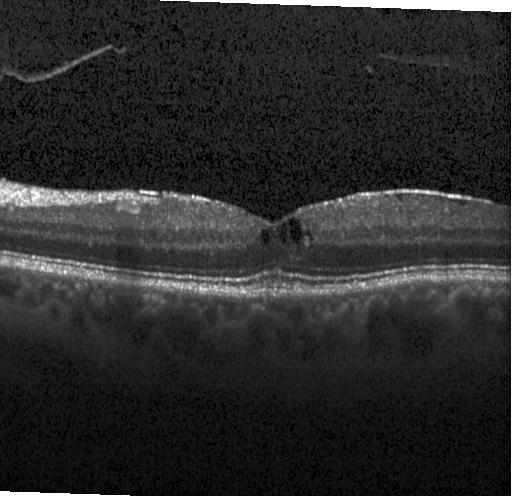
#> input picture images/TRAIN/DME/DME-11053-1.jpeg, 512 x 496 px; its folder holds 4 pictures in this run
$ jupyter execute --allow-errors DME_DETECTION.ipynb   (shell and % lines are left out)   (older library calls are emulated)
#> lines starting #> are read from the running program, lines starting #| are printed output that depends on the picture; after the words box and inside, x2 and y2 are one past the last pixel; in counts of white or black regions, pixels touching at a corner belong together; pictures that were not available may be replaced by others from this repository, and a replacement may not be noted
# DME DETECTION

[cell 1]
import os
import numpy as np
import cv2 # OpenCV
from sklearn.svm import SVC # SVM klasifikator
from sklearn.metrics import accuracy_score
from sklearn.model_selection import train_test_split
from sklearn.neighbors import KNeighborsClassifier # KNN
from sklearn.ensemble import RandomForestClassifier #RF klasifikator
import matplotlib.pyplot as plt
import skimage as sk
from skimage import transform
from skimage import util
from skimage import io
import random
from scipy import ndarray

[cell 2]
def load_image(path):
#> called with path = 'images/TRAIN/DME/DME-11053-1.jpeg'
    return cv2.imread(path)
#> returned value is the input picture: shape (496, 512, 3); min 0, max 255, mean 42.9

def display_image(image):
    plt.imshow(image, 'gray')

def image_gray(image):
    return cv2.cvtColor(image, cv2.COLOR_RGB2GRAY)

def image_bin(image_gs):
    height, width = image_gs.shape[0:2]
    image_binary = np.ndarray((height, width), dtype=np.uint8)
    ret,image_bin = cv2.threshold(image_gs, 200, 255, cv2.THRESH_BINARY)
    return image_bin

def image_bin_histogram(img):
    ret, image_bin = cv2.threshold(img, 80, 1, cv2.THRESH_BINARY)
    return image_bin

def invert(image):
    return 255-image

def resize_image(image):
    resized_image = sk.transform.resize(image, (100, 100), mode='constant')
    rescaled_image = 255 * resized_image
    final_image = rescaled_image.astype(np.uint8)
    return final_image

def resize_image25(image):
    resized_image = sk.transform.resize(image, (25, 25))
    rescaled_image = 255 * resized_image
    final_image = rescaled_image.astype(np.uint8)
    return final_image

def resize_imageX(image, x):
    resized_image = sk.transform.resize(image, (x, x), mode='constant')
    rescaled_image = 255 * resized_image
    final_image = rescaled_image.astype(np.uint8)
    return final_image

def random_rotation(img):
    random_degree = random.uniform(10, 180)
    return sk.transform.rotate(img, random_degree)

def increase_brightness(img):
    hsv = cv2.cvtColor(img, cv2.COLOR_BGR2HSV)
    h, s, v = cv2.split(hsv)

    value = random.randint(0, 100)
    lim = 255 - value
    v[v > lim] = 255
    v[v <= lim] += value

    final_hsv = cv2.merge((h, s, v))
    img = cv2.cvtColor(final_hsv, cv2.COLOR_HSV2BGR)
    return img

def reshape_data(input_data):
    nsamples, nx, ny = input_data.shape
    return input_data.reshape((nsamples, nx*ny))

# Učitavanje trening skupa slika

[cell 3]
train_dir_dme = 'images/TRAIN/DME'
train_dir_normal = 'images/TRAIN/NORMAL'

nor_imgs = []
dme_imgs = []

folder_path = 'images/edited'

for img_name in os.listdir(train_dir_normal):
    img_path = os.path.join(train_dir_normal, img_name)
    if 'NORMAL' in img_name:
        img = load_image(img_path)
        if img.shape[1] != 512:
            img=img[:,128:640]
        img = img[:, 10:490]
        img2 = (image_bin(image_gray(img)))
        proba, contours, hierarchy = cv2.findContours(img2.copy(), cv2.RETR_LIST, cv2.CHAIN_APPROX_SIMPLE)
        if (len(contours) != 0) :
            c = max(contours, key = cv2.contourArea)
            x, y, w, h = cv2.boundingRect(c)
            visina = y + h/2
            if (visina > 0 and visina < 60) or (visina > 400 and visina < 496) :
                #cv2.drawContours(img,[c],0,(255,0,0),7)
                cv2.fillPoly(img, pts =[c], color=(0,0,0))
            elif (h == img.shape[0]):
                #cv2.drawContours(img,[c],0,(0,0,255),7)
                cv2.fillPoly(img, pts =[c], color=(0,0,0))
            elif (h > img.shape[0] / 2):
                #cv2.drawContours(img,[c],0,(255,0,255),7)
                cv2.fillPoly(img, pts =[c], color=(0,0,0))
            elif (x == 0 and y == 0):
                #cv2.drawContours(img,[c],0,(255,255,0),7)
                cv2.fillPoly(img, pts =[c], color=(0,0,0))
            #else:
                #cv2.drawContours(img,[c],0,(0,255,0),7)
        nor_imgs.append(img)
        new_file_path = '%s/%s.jpeg' %(folder_path, img_name[:-5])
        img = resize_image(img)
        io.imsave(new_file_path, img)

for img_name in os.listdir(train_dir_dme):
    img_path = os.path.join(train_dir_dme, img_name)
    if 'DME' in img_name:
        img = load_image(img_path)
        if img.shape[1] != 512:
            img=img[:,128:640]
        img = img[:, 10:490]
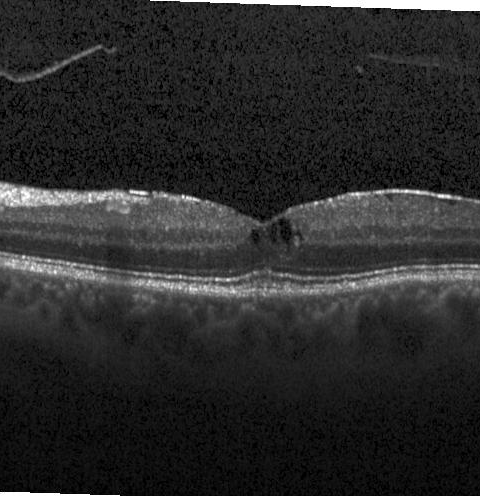
#> img: shape (496, 480, 3); min 0, max 255, mean 42.5
        img2 = (image_bin(image_gray(img)))
#> in image_bin, `height, width = image_gs.shape[0:2]`: height = 496; width = 480
#> in image_bin, `image_binary = np.ndarray((height, width), dtype=np.uint8)`:
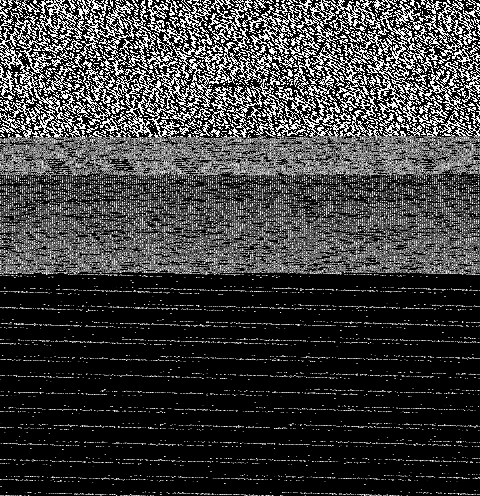
#> image_binary: shape (496, 480); min 0, max 255, mean 61.1
#> in image_bin, `ret,image_bin = cv2.threshold(image_gs, 200, 255, cv2.THRESH_BINARY)`:
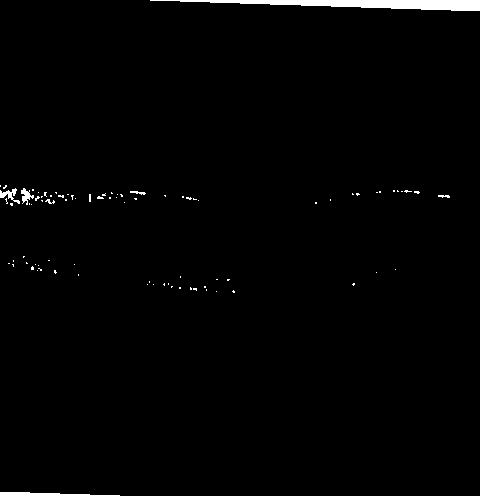
#> image_bin: shape (496, 480); 1.2% white; 85 white regions (78 under 20 px)
        proba2, contours, hierarchy = cv2.findContours(img2.copy(), cv2.RETR_LIST, cv2.CHAIN_APPROX_SIMPLE)
#> contours = 85 contours, 81 with area under 20; largest, box (x1, y1, x2, y2) and area: (150, 0, 480, 11) 1639, (0, 492, 120, 496) 178, (0, 188, 20, 204) 80, (21, 188, 34, 205) 72
        if (len(contours) != 0) :
            c = max(contours, key = cv2.contourArea)
#> c = contour of 23 points, box (x1, y1, x2, y2) (150, 0, 480, 11), area 1639
            x, y, w, h = cv2.boundingRect(c)
#> x = 150; y = 0; w = 330; h = 11
            visina = y + h/2
#> visina = 5.5
            if (visina > 0 and visina < 100) or (visina > 350 and visina < 496) :
                #cv2.drawContours(img,[c],0,(255,0,0),7)
                cv2.fillPoly(img, pts =[c], color=(0,0,0))
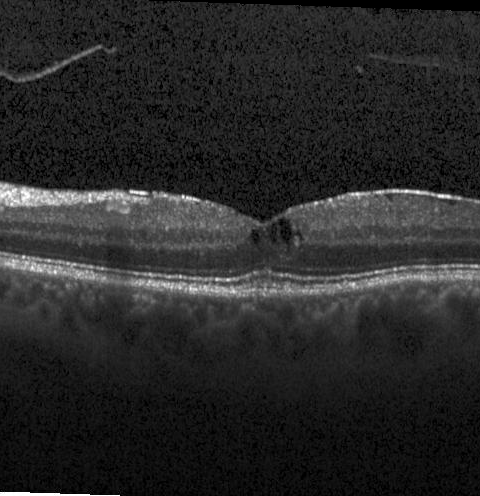
#> img: shape (496, 480, 3); 0.83% of pixels changed, all inside (x1, y1, x2, y2) = (150, 0, 480, 11)
            elif (h == img.shape[0]):
                #cv2.drawContours(img,[c],0,(0,0,255),7)
                cv2.fillPoly(img, pts =[c], color=(0,0,0))
            elif (h > img.shape[0] / 2):
                #cv2.drawContours(img,[c],0,(255,0,255),7)
                cv2.fillPoly(img, pts =[c], color=(0,0,0))
            elif (x == 0 and y == 0):
                #cv2.drawContours(img,[c],0,(255,255,0),7)
                cv2.fillPoly(img, pts =[c], color=(0,0,0))
            #else:
               # cv2.drawContours(img,[c],0,(0,255,0),7)
        dme_imgs.append(img)
        new_file_path = '%s/%s.jpeg' %(folder_path, img_name[:-5])
        img = resize_image(img)
#> in resize_image, `resized_image = sk.transform.resize(image, (100, 100), mode='constant')`:
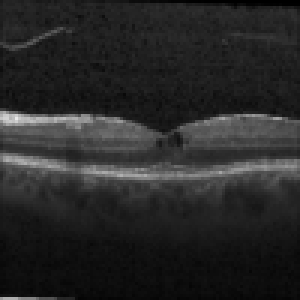
#> resized_image: shape (100, 100, 3) float64 (shown 3 times larger); min 0, max 0.91, mean 0.158
        io.imsave(new_file_path, img)
#> pass 2 of the loop `for img_name in os.listdir(train_dir_dme):`:
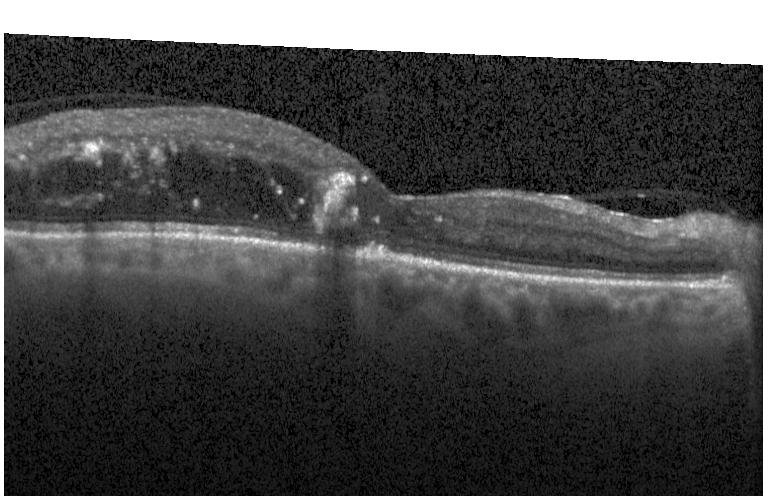
#> input picture images/TRAIN/DME/DME-1430899-1.jpeg, 768 x 496 px
#> in load_image, returned value is the input picture: shape (496, 768, 3); min 0, max 255, mean 74.9
#> in image_bin (call 2), `ret,image_bin = cv2.threshold(image_gs, 200, 255, cv2.THRESH_BINARY)`:
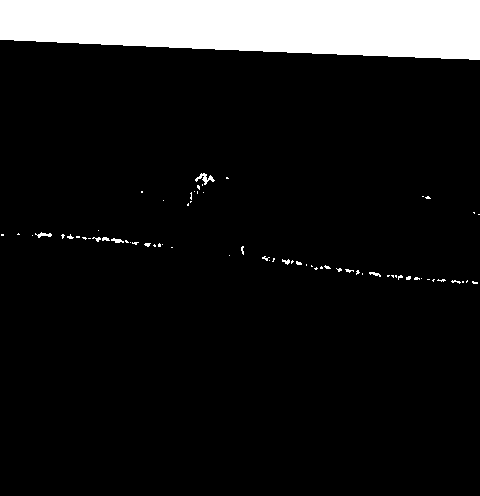
#> image_bin: shape (496, 480); 10.5% white; 70 white regions (62 under 20 px)
#> contours = 70 contours, 66 with area under 20; largest, box (x1, y1, x2, y2) and area: (0, 0, 480, 60) 23625, (195, 173, 215, 185) 64, (35, 232, 52, 238) 30, (111, 238, 124, 243) 24
#> c = contour of 44 points, box (x1, y1, x2, y2) (0, 0, 480, 60), area 23625
#> x = 0; w = 480; h = 60
#> visina = 30
#> pass 3 of the loop `for img_name in os.listdir(train_dir_dme):`:
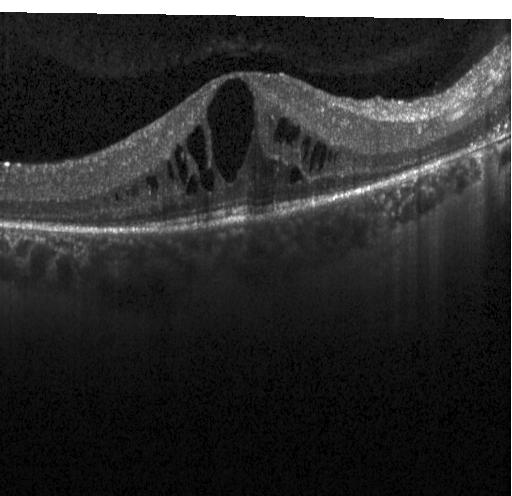
#> input picture images/TRAIN/DME/DME-1479682-1.jpeg, 512 x 496 px
#> in load_image, returned value is the input picture: shape (496, 512, 3); min 0, max 255, mean 43.6
#> in image_bin (call 3), `ret,image_bin = cv2.threshold(image_gs, 200, 255, cv2.THRESH_BINARY)`:
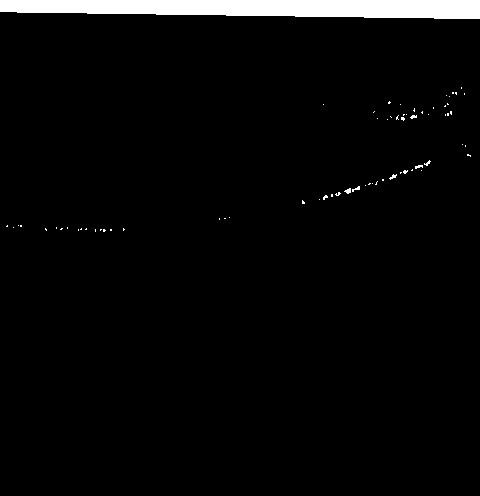
#> image_bin: shape (496, 480); 3.3% white; 69 white regions (64 under 20 px)
#> contours = 69 contours, 68 with area under 20; largest, box (x1, y1, x2, y2) and area: (0, 0, 480, 19) 7046
#> c = contour of 18 points, box (x1, y1, x2, y2) (0, 0, 480, 19), area 7046
#> h = 19
#> visina = 9.5
#> the loop made 4 passes; the first 3 are shown


print("Normal images #: ", len(nor_imgs))
print("DME images #: ", len(dme_imgs))

# Učitavanje test skupa slika

[cell 4]
test_dir_dme = 'images/TEST/DME'
#> test_dir_dme = 'images/TEST/DME'
test_dir_normal = 'images/TEST/NORMAL'

nor_imgs_test = []
dme_imgs_test = []

folder_path_test = 'images/edited_test'

for img_name in os.listdir(test_dir_normal):
    img_path = os.path.join(test_dir_normal, img_name)
    if 'NORMAL' in img_name:
        img = load_image(img_path)
        if img.shape[1] != 512:
            img=img[:,128:640]
        img = img[:, 10:490]
        img2 = (image_bin(image_gray(img)))
        proba, contours, hierarchy = cv2.findContours(img2.copy(), cv2.RETR_LIST, cv2.CHAIN_APPROX_SIMPLE)
        c = max(contours, key = cv2.contourArea)
        x, y, w, h = cv2.boundingRect(c)
        visina = y + h/2
        if (visina > 0 and visina < 60) or (visina > 400 and visina < 496) :
            #cv2.drawContours(img,[c],0,(255,0,0),7)
            cv2.fillPoly(img, pts =[c], color=(0,0,0))
        new_file_path = '%s/%s.jpeg' %(folder_path_test, img_name[:-5])
        img = resize_image(img)
        nor_imgs_test.append(img)
        io.imsave(new_file_path, img)

for img_name in os.listdir(test_dir_dme):
    img_path = os.path.join(test_dir_dme, img_name)
    if 'DME' in img_name:
        img = load_image(img_path)
        if img.shape[1] != 512:
            img=img[:,128:640]
        img = img[:, 10:490]
        img2 = (image_bin(image_gray(img)))
#> in image_bin (call 5), `image_binary = np.ndarray((height, width), dtype=np.uint8)`:
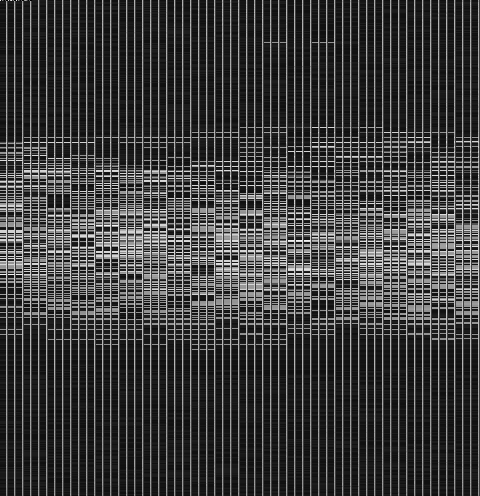
#> image_binary: shape (496, 480); min 0, max 246, mean 64.5
        proba2, contours, hierarchy = cv2.findContours(img2.copy(), cv2.RETR_LIST, cv2.CHAIN_APPROX_SIMPLE)
        c = max(contours, key = cv2.contourArea)
        x, y, w, h = cv2.boundingRect(c)
        visina = y + h/2
        if (visina > 0 and visina < 100) or (visina > 350 and visina < 496) :
            #cv2.drawContours(img,[c],0,(255,0,0),7)
            cv2.fillPoly(img, pts =[c], color=(0,0,0))
        new_file_path = '%s/%s.jpeg' %(folder_path_test, img_name[:-5])
#> new_file_path = 'images/edited_test/DME-11053-1.jpeg'
        img = resize_image(img)
        dme_imgs_test.append(img)
        io.imsave(new_file_path, img)
#> pass 2 of the loop `for img_name in os.listdir(test_dir_dme):`:
#> in image_bin (call 6), `image_binary = np.ndarray((height, width), dtype=np.uint8)`:
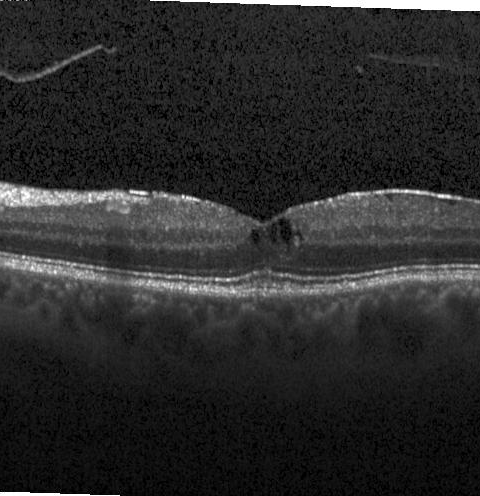
#> image_binary: shape (496, 480); min 0, max 255, mean 42.5
#> new_file_path = 'images/edited_test/DME-1430899-1.jpeg'
#> pass 3 of the loop `for img_name in os.listdir(test_dir_dme):`:
#> in image_bin (call 7), `image_binary = np.ndarray((height, width), dtype=np.uint8)`:
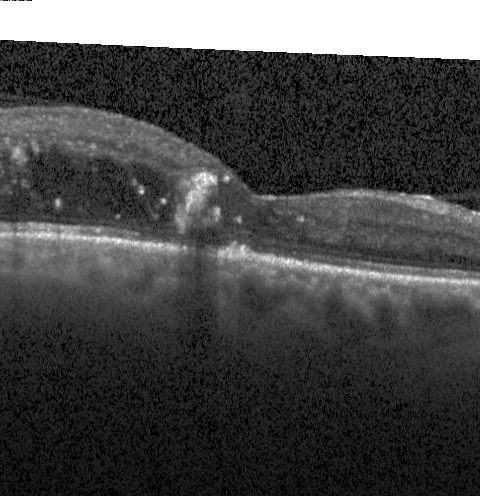
#> image_binary: shape (496, 480); min 0, max 255, mean 72.3
#> new_file_path = 'images/edited_test/DME-1479682-1.jpeg'
#> the loop made 4 passes; the first 3 are shown


print("Normal test images #: ", len(nor_imgs_test))
print("DME test images #: ", len(dme_imgs_test))

# SA AUGMENTACIJOM

# Augmentacija slika

[cell 5]
edited_dir = 'images/edited'
#> edited_dir = 'images/edited'
augmented_dir = 'images/augmented'

augmented_imgs_nor = []
augmented_imgs_dme = []

num_normal = 0
num_dme = 0

#> (the rest of this cell did not finish here and is left out)

#> in random_rotation, `return sk.transform.rotate(img, random_degree)`:
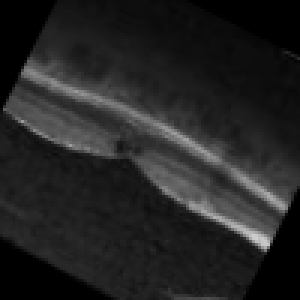
#> returned value: shape (100, 100, 3) float64 (shown 3 times larger); min 0, max 0.813, mean 0.142
        new_file_path = '%s/DME_%s.jpeg' %(augmented_dir, num_dme)
        io.imsave(new_file_path, rot_image)
        rot_image = rot_image.astype(np.uint8)
        augmented_imgs_dme.append(rot_image)

        num_dme += 1
        bri_image = increase_brightness(img)
        augmented_imgs_dme.append(bri_image)
        new_file_path = '%s/DME_%s.jpeg' %(augmented_dir, num_dme)
        io.imsave(new_file_path, bri_image)

        num_dme += 1
        bri_image = increase_brightness(img)
        bri_rot_image = random_rotation(bri_image)
        new_file_path = '%s/DME_%s.jpeg' %(augmented_dir, num_dme)
        io.imsave(new_file_path, bri_rot_image)
        bri_rot_image = bri_rot_image.astype(np.uint8)
        augmented_imgs_dme.append(bri_rot_image)

    else :
        num_normal += 1
        augmented_imgs_nor.append(img)
        new_file_path = '%s/NORMAL_%s.jpeg' %(augmented_dir, num_normal)
        io.imsave(new_file_path, img)

        num_normal += 1
        rot_image = random_rotation(img)
        new_file_path = '%s/NORMAL_%s.jpeg' %(augmented_dir, num_normal)
        io.imsave(new_file_path, rot_image)
        rot_image = rot_image.astype(np.uint8)
        augmented_imgs_nor.append(rot_image)

        num_normal += 1
        bri_image = increase_brightness(img)
        augmented_imgs_nor.append(bri_image)
        new_file_path = '%s/NORMAL_%s.jpeg' %(augmented_dir, num_normal)
        io.imsave(new_file_path, bri_image)

        num_normal += 1
        bri_image = increase_brightness(img)
        bri_rot_image = random_rotation(bri_image)
        new_file_path = '%s/NORMAL_%s.jpeg' %(augmented_dir, num_normal)
        io.imsave(new_file_path, bri_rot_image)
        bri_rot_image = bri_rot_image.astype(np.uint8)
        augmented_imgs_nor.append(bri_rot_image)

print("Augmented images normal #: ", len(augmented_imgs_nor))
print("Augmented images dme #: ", len(augmented_imgs_dme))

# HOG deskriptor

[cell 6]
nbins = 9 # broj binova
cell_size = (8, 8) # broj piksela po celiji
block_size = (3, 3) # broj celija po bloku

hog = cv2.HOGDescriptor(_winSize=(img.shape[1] // cell_size[1] * cell_size[1],
                                  img.shape[0] // cell_size[0] * cell_size[0]),
                        _blockSize=(block_size[1] * cell_size[1],
                                    block_size[0] * cell_size[0]),
                        _blockStride=(cell_size[1], cell_size[0]),
                        _cellSize=(cell_size[1], cell_size[0]),
                        _nbins=nbins)

# Trening skup

[cell 7]
pos_features = []
neg_features = []
labels = []

for img in augmented_imgs_dme:
    pos_features.append(hog.compute(img))
    labels.append(1)

for img in augmented_imgs_nor:
    neg_features.append(hog.compute(img))
    labels.append(0)

pos_features = np.array(pos_features)
neg_features = np.array(neg_features)
#> (the rest of this cell did not finish here and is left out)

# Test skup

[cell 8]
pos_features_test = []
neg_features_test = []
labels_test = []

for img in dme_imgs_test:
    pos_features_test.append(hog.compute(img))
    labels_test.append(1)

for img in nor_imgs_test:
    neg_features_test.append(hog.compute(img))
    labels_test.append(0)

pos_features_test = np.array(pos_features_test)
neg_features_test = np.array(neg_features_test)
#> (the rest of this cell did not finish here and is left out)

# Obučavanje i validacija SVM klasifikatora

[cell 9]
clf_svm = SVC(kernel='linear', probability=True)
#> (the rest of this cell did not finish here and is left out)

# Obučavanje i validacija KNN klasifikatora

[cell 10]
clf_knn = KNeighborsClassifier(n_neighbors=10)
#> (the rest of this cell did not finish here and is left out)

# RF klasifikator

[cell 11]
clf_rf_hog = RandomForestClassifier(n_estimators=15)
#> (the rest of this cell did not finish here and is left out)

# Trening skup histogrami

[cell 12]
pos_his_features = []
neg_his_features = []
labels_his = []

for img in augmented_imgs_dme:
    img = resize_imageX(img, 25)
    img = image_gray(img)
    img_bin = image_bin_histogram(img)

    sumX = np.sum(img_bin, axis=0)
    sumY = np.sum(img_bin, axis=1)
    sumXY = np.concatenate((sumX, sumY))

    pos_his_features.append(sumXY)
    labels_his.append(1)
#> this loop made 1 pass
#> pass 1, in resize_imageX, `resized_image = sk.transform.resize(image, (x, x), mode='constant')`:
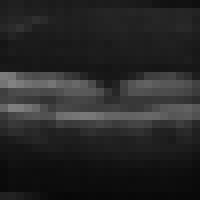
#> resized_image: shape (25, 25, 3) float64 (shown 8 times larger); min 0.0337, max 0.511, mean 0.154

for img in augmented_imgs_nor:
    img = resize_imageX(img, 25)
    img = image_gray(img)
    img_bin = image_bin_histogram(img)

    sumX = np.sum(img_bin, axis=0)
    sumY = np.sum(img_bin, axis=1)
    sumXY = np.concatenate((sumX, sumY))

    neg_his_features.append(sumXY)
    labels_his.append(0)

pos_his_features = np.array(pos_his_features)
neg_his_features = np.array(neg_his_features)
#> (the rest of this cell did not finish here and is left out)

# Test skup histogrami

[cell 13]
pos_his_features_test = []
neg_his_features_test = []
labels_his_test = []

for img in dme_imgs_test:
    img = resize_imageX(img, 25)
    img = image_gray(img)
    img_bin = image_bin_histogram(img)

    sumX = np.sum(img_bin, axis=0)
    sumY = np.sum(img_bin, axis=1)
    sumXY = np.concatenate((sumX, sumY))

    pos_his_features_test.append(sumXY)
    labels_his_test.append(1)

for img in nor_imgs_test:
    img = resize_imageX(img, 25)
    img = image_gray(img)
    img_bin = image_bin_histogram(img)

    sumX = np.sum(img_bin, axis=0)
    sumY = np.sum(img_bin, axis=1)
    sumXY = np.concatenate((sumX, sumY))

    neg_his_features_test.append(sumXY)
    labels_his_test.append(0)

pos_his_features_test = np.array(pos_his_features_test)
neg_his_features_test = np.array(neg_his_features_test)
#> (the rest of this cell did not finish here and is left out)
